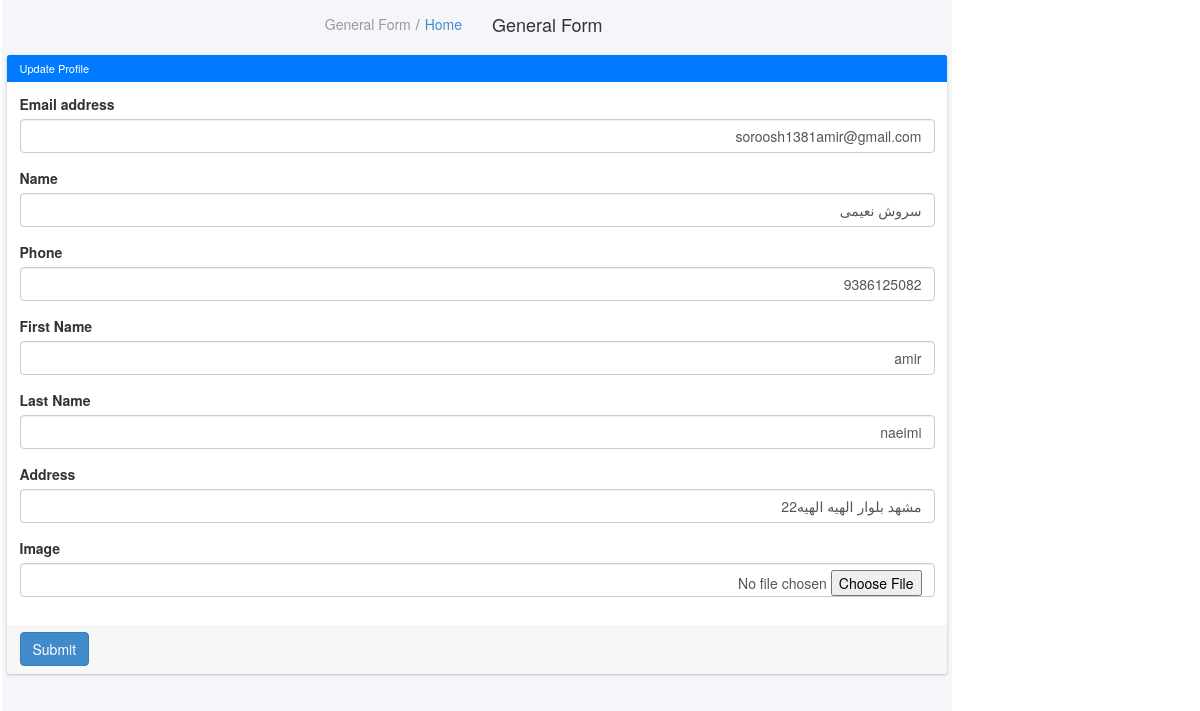
Screenshot of /account/update (signed in) with the database file from the repository.
### shop_account/models.py (models this page shows, shortened)
class UserAccount(AbstractBaseUser):
    email = models.EmailField(max_length=255, unique=True)
    name = models.CharField(max_length=255)
    is_active = models.BooleanField(default=True)
    is_staff = models.BooleanField(default=False)
    objects = UserAccountManager()
    USERNAME_FIELD = 'email'
    REQUIRED_FIELDS = ['name']

class Profile(models.Model):
    user = models.OneToOneField(UserAccount, on_delete=models.CASCADE)
    f_name = models.CharField(max_length=255, null=True, blank=True)
    l_name = models.CharField(max_length=255, null=True, blank=True)
    phone = models.IntegerField(null=True, blank=True)
    address = models.CharField(max_length=300, null=True, blank=True)
    avatar_image = models.ImageField(upload_to='profile-image', null=True, blank=True)

### shop_account/views.py (the view)
# urls.py: path('update', views.update_profile),
@login_required(login_url='/login')
def update_profile(request):
    if request.method == "POST":
        user_form = UserUpdateForm(request.POST, instance=request.user)
        profile_form = ProfileUpdateForm(request.POST, request.FILES, instance=request.user.profile)
        if user_form and profile_form.is_valid():
            user_form.save()
            profile_form.save()
            return redirect('/account/profile')
    else:
        user_form = UserUpdateForm(instance=request.user)
        profile_form = ProfileUpdateForm(instance=request.user.profile)
    context = {
        'user_form': user_form,
        'profile_form': profile_form
    }
    return render(request, 'account/update.html', context)

### shop_account/forms.py
class UserUpdateForm(forms.ModelForm):
    class Meta:
        model = UserAccount
        fields = ['email', 'name']

class ProfileUpdateForm(forms.ModelForm):
    class Meta:
        model = Profile
        fields = ['phone', 'f_name', 'l_name', 'address', 'avatar_image']

### shop_account/templates/account/update.html (shortened to what this page needs)
{% extends 'account/base_profile/base.html' %}
{% load static %}
{% block profile %}
    <div class="content-wrapper" style="min-height: 1015.12px;">
        <section class="content-header">
            <div class="container-fluid">
                <div class="row mb-2">
                    <div class="col-sm-6">
                        <h1>General Form</h1>
                    </div>
                    <div class="col-sm-6">
                        <ol class="breadcrumb float-sm-right">
                            <li class="breadcrumb-item"><a href="#">Home</a></li>
                            <li class="breadcrumb-item active">General Form</li>
                        </ol>
                    </div>
                </div>
            </div>
        </section>
        <section class="content">
            <div class="container-fluid">
                <div class="row">
                    <div class="col-md">
                        <div class="card card-primary">
                            <div class="card-header">
                                <h3 class="card-title">Update Profile</h3>
                            </div>
                            <form action="" method="POST" enctype="multipart/form-data" role="form">
                                <div class="card-body">
                                    <div class="form-group">
                                        <label for="exampleInputEmail1">Email address</label>
                                        <input type="email" name="email" value="{{ request.user.email }}"
                                               class="form-control"
                                               id="exampleInputEmail1" placeholder="Enter email">
                                    </div>
                                    <div class="form-group">
                                        <label for="InputName">Name</label>
                                        <input type="text" name="name" value="{{ request.user.name }}"
                                               class="form-control"
                                               id="InputName" placeholder="Enter name">
                                    </div>
                                    <div class="form-group">
                                        <label for="InputPhone">Phone</label>
                                        <input type="number" name="phone" value="{{ request.user.profile.phone }}"
                                               class="form-control"
                                               id="InputPhone" placeholder="Enter phone">
                                    </div>
                                    <div class="form-group">
                                        <label for="InputFirstName">First Name</label>
                                        <input type="text" name="f_name" value="{{ request.user.profile.f_name }}"
                                               class="form-control"
                                               id="InputFirstName" placeholder="Enter First Name">
                                    </div>
                                    <div class="form-group">
                                        <label for="InputLastName">Last Name</label>
                                        <input type="text" name="l_name" value="{{ request.user.profile.l_name }}"
                                               class="form-control"
                                               id="InputLastName" placeholder="Enter Last Name">
                                    </div>
                                    <div class="form-group">
                                        <label for="InputAddress">Address</label>
                                        <input type="text" name="address" value="{{ request.user.profile.address }}"
                                               class="form-control" id="InputAddress" placeholder="Enter address">
                                    </div>
                                    <div class="form-group">
                                        <label for="id_avatar_image">Image</label>
                                        <input type="file" name="avatar_image" value="{{ request.user.profile.avatar_image }}"
                                               class="form-control" id="id_avatar_image" placeholder="Enter image">
                                    </div>
                                </div>
                                <div class="card-footer">
                                    <button type="submit" class="btn btn-primary">Submit</button>
                                </div>
                            </form>
                        </div>
                    </div>
                </div>
            </div>
        </section>
    </div>
{% endblock %}

### rows the page displays
UserAccount: email "soroosh1381amir@gmail.com", name "سروش نعیمی", phone "9386125082", f_name "amir", l_name "naeimi", address "مشهد بلوار الهیه الهیه22"
